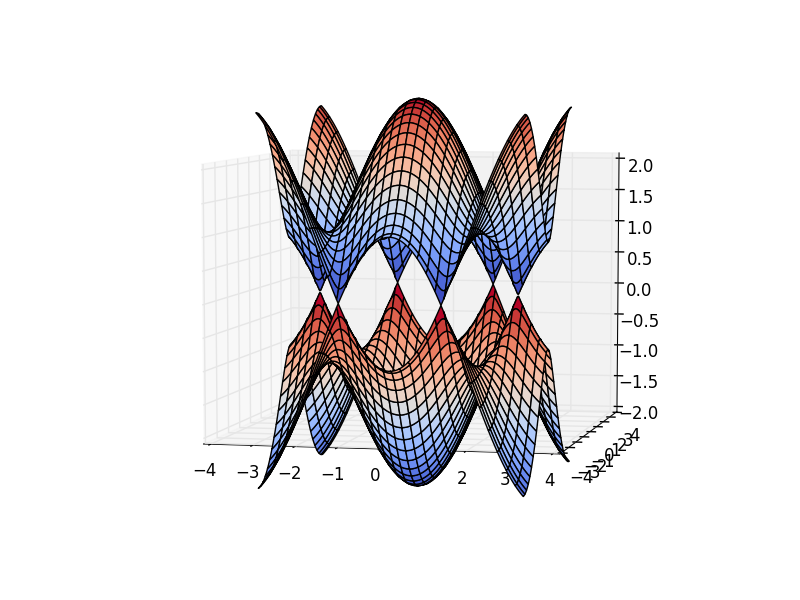

Reproduce this figure in Python.
import numpy as np

import scipy as sp
from scipy import linalg as spLA
import matplotlib.pyplot as plt
from mpl_toolkits.mplot3d import Axes3D
from matplotlib import cm
from numpy import linalg as LA
from matplotlib.ticker import LinearLocator, FormatStrFormatter


def H(k):
	a1 = np.array([1,0])
	a2 = np.array([-1/2,np.sqrt(3)/2])
	a3 = np.array([-1/2,-np.sqrt(3)/2])

	kx = k[0]
	ky = k[1]
	t1 = 1.0
	t2 = 1.0
	ty = 1.0
	return np.array([ [0  ,          t2 + t1 * np.exp(1.j * np.dot(k,a2)) + t1 * np.exp(1.j * np.dot(k,a3))],
					  [t2 + t1 * np.exp(-1.j * np.dot(k,a2)) + t1 * np.exp(-1.j * np.dot(k,a3)),  0 ]  ])



N = 300

ks = np.linspace(-1 * np.pi ,1 * np.pi ,N)
KX, KY = np.meshgrid(ks, ks)

E1 = np.zeros(KX.shape)
E2 = np.zeros(KX.shape)

for nx in range(N):
	for ny in range(N):
		k = np.array([ks[nx],ks[ny]])
		energ = LA.eigvals(H(k))
		E1[nx,ny] =  min(energ)
		E2[nx,ny] = max(energ) 


fig = plt.figure()
ax = fig.gca(projection='3d')
surf = ax.plot_surface(KX, KY, E1,  cmap=cm.coolwarm)
surf = ax.plot_surface(KX, KY, E2,  cmap=cm.coolwarm)
ax.set_zlim(-2, 2)
plt.show()
